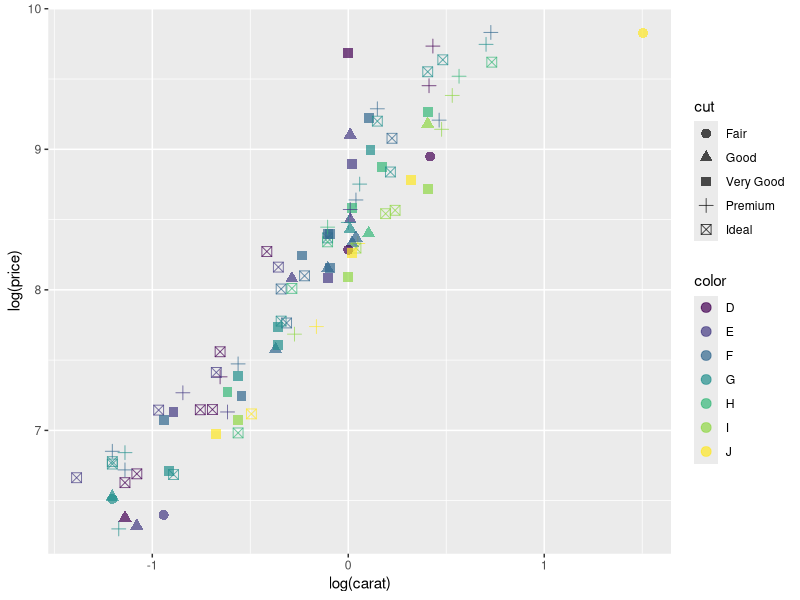
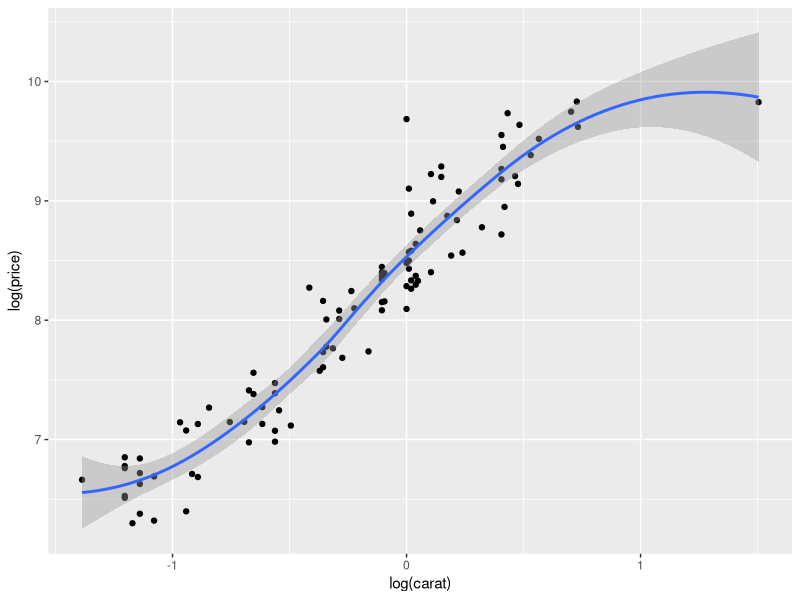
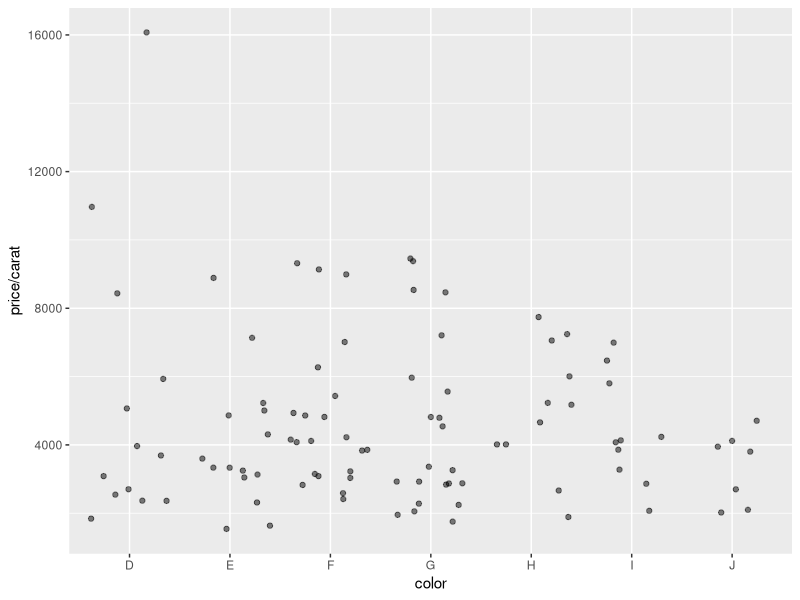
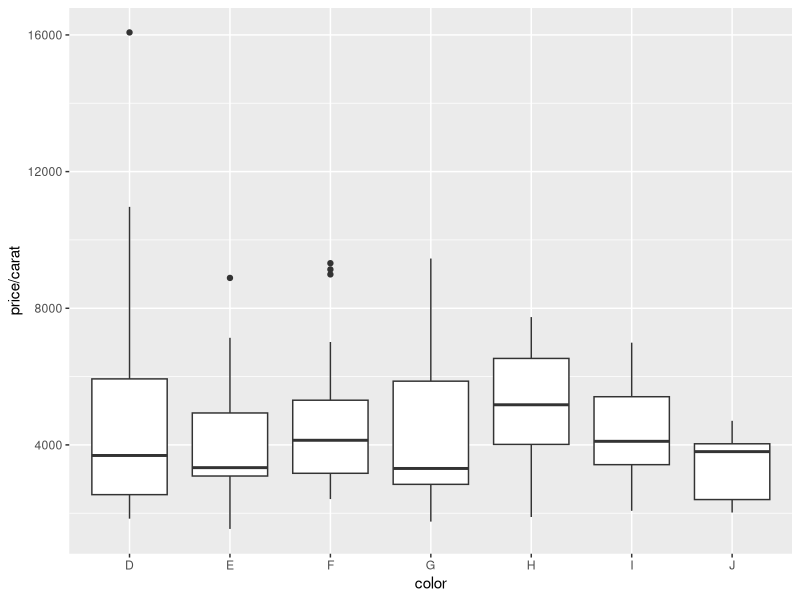
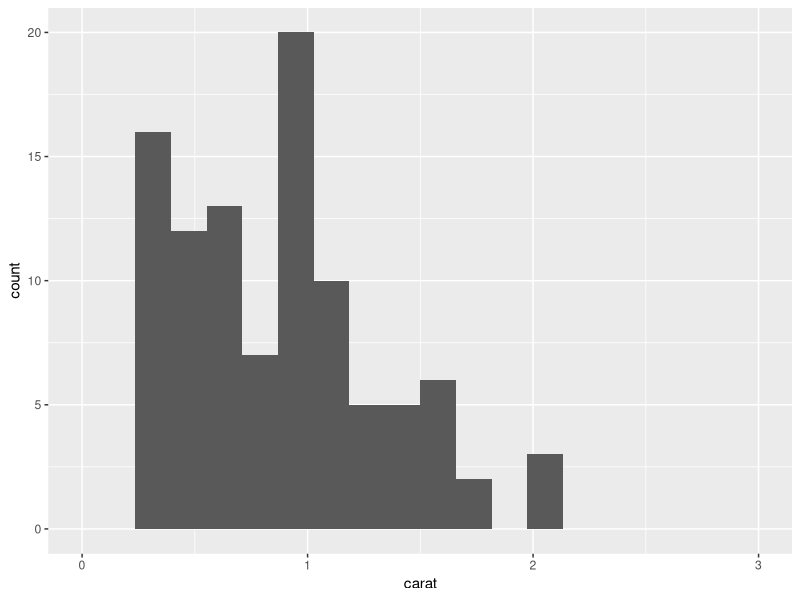
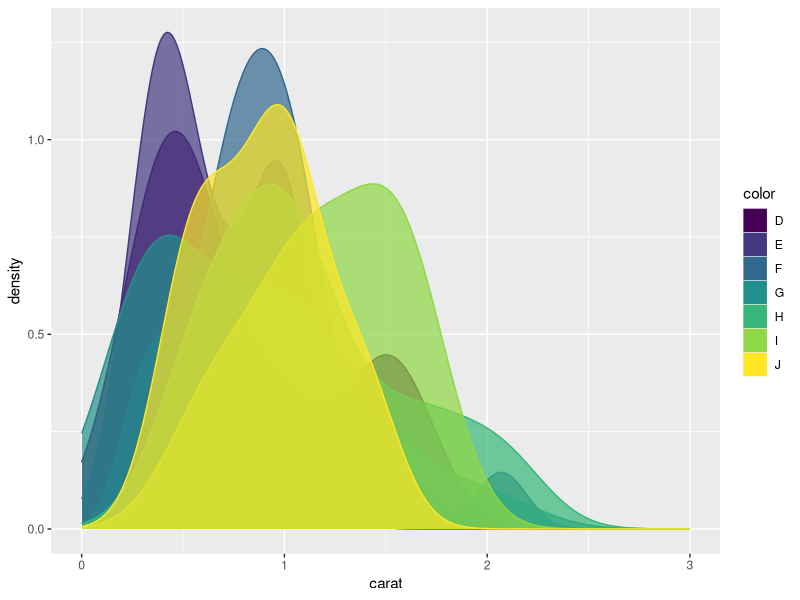
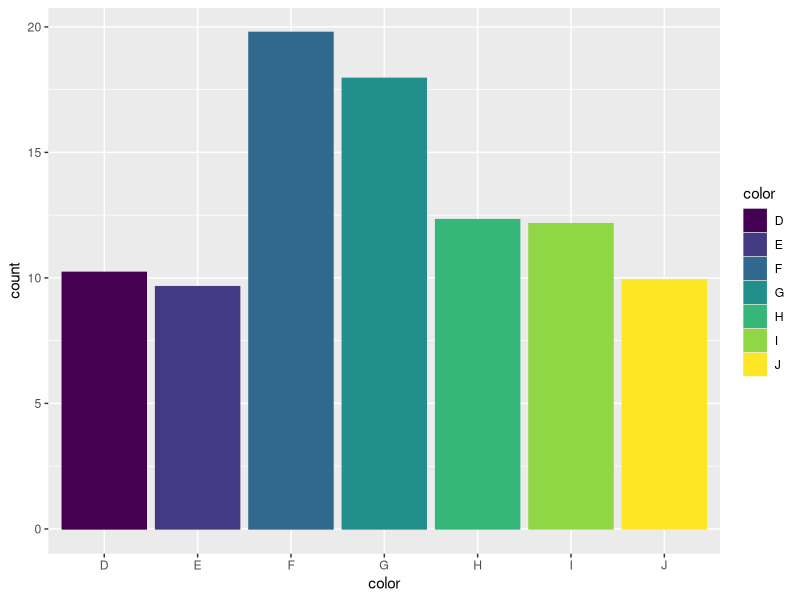
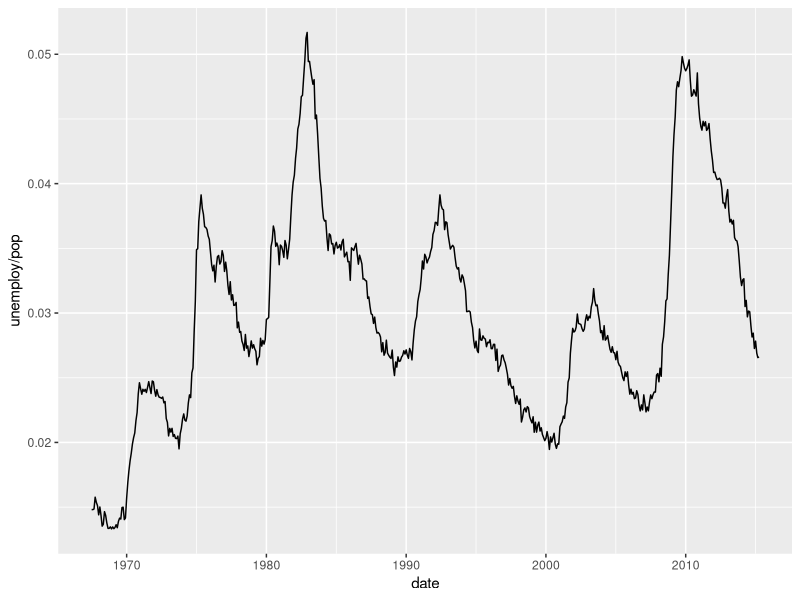

The R script that drew these images, in order:
## ---- chunk 1
library(ggplot2)
multiplot <- function(..., plotlist=NULL, file, cols=1, layout=NULL) {
  library(grid)
  plots <- c(list(...), plotlist)
  numPlots = length(plots)
  if (is.null(layout)) {
    layout <- matrix(seq(1, cols * ceiling(numPlots/cols)),
                    ncol = cols, nrow = ceiling(numPlots/cols))
  }
 if (numPlots==1) {
    print(plots[[1]])
  } else {
    grid.newpage()
    pushViewport(viewport(layout = grid.layout(nrow(layout), ncol(layout))))
    for (i in 1:numPlots) {
      matchidx <- as.data.frame(which(layout == i, arr.ind = TRUE))
      print(plots[[i]], vp = viewport(layout.pos.row = matchidx$row,
                                      layout.pos.col = matchidx$col))
    }
  }
}
## ---- chunk 2
data(diamonds); set.seed(1410)
d = diamonds[sample(nrow(diamonds), 100),]
print(paste(colnames(d), collapse = " "))
## ---- chunk 3
qplot(log(carat), log(price), 
	data = d, color = color, 
	shape = cut, size = I(3), 
	alpha = I(0.7))
## ---- chunk 4
ggplot(d, aes(x = log(carat), y = log(price))) +
	geom_point() + 
	geom_smooth(
		se = TRUE, # standard error
		method = "loess", # default for small data size
		# "lm": linear, formula = y ~ poly(x, 2), polynomial
		# "rlm": insensitive to strange data point
		span = 0.7 # larger span, smoother line
		)
## ---- chunk 5
ggplot(d, aes(x = color, y = price / carat)) + 
	geom_jitter(alpha = I(0.5)) # available: size, color, shape
ggplot(d, aes(x = color, y = price / carat)) + 
	geom_boxplot() # available: fill, size
## ---- chunk 6
ggplot(d, aes(x = carat)) + 
	geom_histogram(
		bins = 20, # number of bins, or using `binwidth`
		) +
	xlim(c(0, 3))
ggplot(d, aes(x = carat)) + 
	geom_density(aes(
		color = color, 
		fill = color, 
		alpha = I(0.7))) + 
	xlim(c(0, 3))
## ---- chunk 7
ggplot(d, aes(x = color)) + 
	geom_bar(aes(
		weight = carat, # weighted by color
		color = color,
		fill = color))
## ---- chunk 8
data(economics); d = economics
ggplot(d, aes(x = date, y = unemploy / pop)) + geom_line()
year = function(x) as.POSIXlt(x)$year + 1900
ggplot(d, aes(x = unemploy / pop, y = uempmed, color = year(date))) + geom_path()
## ---- chunk 9
d = diamonds[sample(nrow(diamonds), 100),]
graph = ggplot(d, aes(x = carat, y = price, color = cut))
graph
## ---- chunk 10
graph = graph + geom_point()
graph
## ---- chunk 11
data(mtcars); d = mtcars
graph = ggplot(d, aes(x = mpg, y = wt, color = cyl)) + geom_point()
d$mpg = d$mpg ^ 2
graph %+% d
## ---- chunk 12
d = mtcars; graph = ggplot(d, aes(x = mpg, y = wt, colot = cyl)) + geom_point()
graph + geom_point(aes(x = mpg ^ 2))
## ---- chunk 13
library(nlme)
data(Oxboys); d = Oxboys
ggplot(d, aes(x = age, y = height)) + 
	geom_line(aes(color = Subject, group = Subject)) + 
	geom_smooth(aes(method = 'lm', group = 1), size = 2, se = FALSE, color = 'red')
## ---- chunk 14
d = diamonds[sample(nrow(diamonds), 100),]
ggplot(d, aes(carat)) + geom_histogram(aes(y = ..density..), binwidth = 0.1)
## ---- chunk 15
graph = ggplot(d, aes(x = color, group = cut, color = cut, fill = cut))
g1 = graph + geom_bar(position = "dodge")
g2 = graph + geom_bar(position = "fill")
g3 = graph + geom_bar(position = "stack")
multiplot(g1, g2, g3, cols = 2)
## ---- chunk 16
d = data.frame(x = c(3, 1, 5), y = c(2, 4, 6), label = LETTERS[1:3])
graph = ggplot(d, aes(x = x, y = y)) + xlab(NULL) + ylab(NULL)
g1 = graph + geom_point() + ggtitle('Point')
g2 = graph + geom_bar(stat = 'identity') + ggtitle('Bar')
g3 = graph + geom_line() + ggtitle('Line')
g4 = graph + geom_area() + ggtitle('Area')
g5 = graph + geom_path() + ggtitle('Path')
g6 = graph + geom_text(aes(label = label)) + ggtitle('Text')
g7 = graph + geom_tile() + ggtitle('Tile')
g8 = graph + geom_polygon() + ggtitle('Polygon')
multiplot(g1, g2, g3, g4, g5, g6, g7, g8, cols = 4)
## ---- chunk 17
data(msleep); d = msleep
graph = ggplot(d, aes(x = sleep_total, y = sleep_cycle, color = vore)) + geom_point()
g2 = graph + scale_color_hue()
g3 = graph + scale_color_hue("Eat?", 
	breaks = c("herbi", "carni", "omni", "NA"), 
	labels = c("plants", "meat", "both", "don't know"))
g4 = graph + scale_color_brewer(palette = "Set2") # color set
multiplot(graph, g2, g3, g4, cols = 2)
